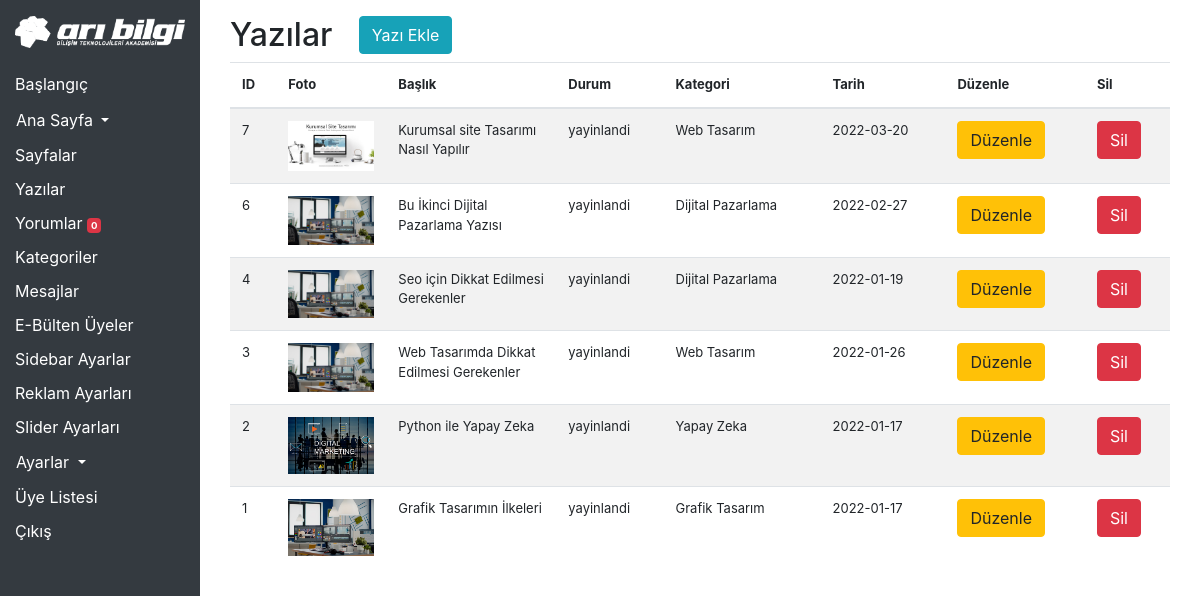
The app's page /admin/yazilar.php (signed in) with its own data.
### tables this page shows
CREATE TABLE IF NOT EXISTS `yazilar` (
  `id` int(11) NOT NULL AUTO_INCREMENT,
  `foto` varchar(100) NOT NULL,
  `baslik` varchar(150) NOT NULL,
  `icerik` text NOT NULL,
  `meta` varchar(160) NOT NULL,
  `durum` varchar(11) NOT NULL,
  `kategori` varchar(50) NOT NULL,
  `seotitle` varchar(100) NOT NULL,
  `tarih` date NOT NULL,
  PRIMARY KEY (`id`)
);

### admin/yazilar.php (the view)
<?php require_once('header.php'); ?>
<section id="yazilarList">
    <div class="container">
        <div class="row">
            <div class="col-md-1">
                <h2>Yazılar</h2>
            </div>
            <div class="col-md-3 ml-5">
                <a href="yaziekle.php"><button class="btn btn-info">Yazı Ekle</button></a>
            </div>
        </div>
        <div class="row">
            <div class="col-12">
                <table class="table table-striped" style="font-size:13px;">
                    <thead>
                        <tr>
                            <th>ID</th>
                            <th width="110">Foto</th>
                            <th width="170">Başlık</th>
                            <th>Durum</th>
                            <th>Kategori</th>
                            <th>Tarih</th>
                            <th>Düzenle</th>
                            <th>Sil</th>
                        </tr>
                    <tbody>
                        <?php
                        $sorgu = $db->prepare('select * from yazilar order by id desc');
                        $sorgu->execute();
                        if ($sorgu->rowCount()) {
                            foreach ($sorgu as $satir) {
                                $id = $satir['id'];
                                $foto = $satir['foto'];
                                $baslik = $satir['baslik'];
                                $durum = $satir['durum'];
                                $kategori = $satir['kategori'];
                                $tarih = $satir['tarih'];
                        ?>
                                <tr>
                                    <td><?php echo $id; ?></td>
                                    <td><img src="<?php echo $foto; ?>" class="w-100"></td>
                                    <td><?php echo $baslik; ?></td>
                                    <td><?php echo $durum; ?></td>
                                    <td><?php echo $kategori; ?></td>
                                    <td><?php echo $tarih; ?></td>
                                    <td>
                                        <a href="yaziduzenle.php?id=<?php echo $id; ?>">
                                            <button class="btn btn-warning">Düzenle</button>
                                        </a>
                                    </td>
                                    <td>
                                        <a href="yazisil.php?id=<?php echo $id; ?>">
                                            <button class="btn btn-danger">Sil</button>
                                        </a>
                                    </td>
                                </tr>
                        <?php
                            }
                        }
                        ?>
                    </tbody>
                    </thead>
                </table>
            </div>
        </div>
    </div>
</section>
<?php require_once('footer.php'); ?>

### admin/header.php (shortened to what this page needs)
<?php
require_once('baglan.php');
$sorgu_yorum = $db->prepare('select count(*) from yorumlar where adminonay=0 ');
$sorgu_yorum->execute();
$yeni_yorum = $sorgu_yorum->fetchColumn();
?>
<!doctype html>
<html lang="en">
<head>
  <link rel="stylesheet" href="../css/bootstrap.css">
  <link rel="stylesheet" href="../css/style.css">
</head>
<body>
  <section id="adminNav">
    <div class="container-fluid">
      <div class="row">
        <div class="col-md-2 bg-dark py-3" style="height: 100vh;">
          <img src="../img/ari-bilgi-beyaz.png" class="img-fluid">
          <ul class="p-0 mt-4">
            <li><a href="dashboard.php">Başlangıç</a></li>
            <li>
              <div class="dropdown">
                <a class="btn btn-link dropdown-toggle p-0" href="#" role="button" id="dropdownMenuLink" data-toggle="dropdown" aria-expanded="false">
                  Ana Sayfa
                </a>
              </div>
            </li>
            <li><a href="sayfalar.php">Sayfalar</a></li>
            <li><a href="yazilar.php">Yazılar</a></li>
            <li><a href="yorumlar.php">Yorumlar</a> <small class="text-white"><span class="badge badge-danger"><?php echo $yeni_yorum; ?></span></small></li>
            <li><a href="kategori.php">Kategoriler</a></li>
            <li><a href="mesajlar.php">Mesajlar</a></li>
            <li><a href="ebultenuye.php">E-Bülten Üyeler</a></li>
            <li><a href="sidebar.php">Sidebar Ayarlar</a></li>
            <li><a href="reklam.php">Reklam Ayarları</a></li>
            <li><a href="slider.php">Slider Ayarları</a></li>
            <li>
              <div class="dropdown">
                <a class="btn btn-link dropdown-toggle p-0" href="#" role="button" id="dropdownMenuLink" data-toggle="dropdown" aria-expanded="false">
                  Ayarlar
                </a>
              </div>
            </li>
            <li><a href="uyelist.php">Üye Listesi</a></li>
            <li><a href="logout.php">Çıkış</a></li>
          </ul>
        </div>
        <div class="col-md-10 py-3" style="height: 100vh;">

### admin/footer.php (shortened to what this page needs)
</div>
</div>
</div>
</section>
</body>
</html>

### css/style.css (style rules this page uses)
#adminNav ul { list-style-type: none; }
#adminNav ul a { color: #fff; }
#adminNav li { margin-top: 10px; margin-bottom: 10px; }

### records on screen
yazilar: id "7", foto (picture), baslik "Kurumsal site Tasarımı Nasıl Yapılır", durum "yayinlandi", kategori "Web Tasarım", tarih "2022-03-20"
yazilar: id "6", foto (picture), baslik "Bu İkinci Dijital Pazarlama Yazısı", durum "yayinlandi", kategori "Dijital Pazarlama", tarih "2022-02-27"
yazilar: id "4", foto (picture), baslik "Seo için Dikkat Edilmesi Gerekenler", durum "yayinlandi", kategori "Dijital Pazarlama", tarih "2022-01-19"
yazilar: id "3", foto (picture), baslik "Web Tasarımda Dikkat Edilmesi Gerekenler", durum "yayinlandi", kategori "Web Tasarım", tarih "2022-01-26"
yazilar: id "2", foto (picture), baslik "Python ile Yapay Zeka", durum "yayinlandi", kategori "Yapay Zeka", tarih "2022-01-17"
yazilar: id "1", foto (picture), baslik "Grafik Tasarımın İlkeleri", durum "yayinlandi", kategori "Grafik Tasarım", tarih "2022-01-17"

### other values on screen
$yeni_yorum "0"
